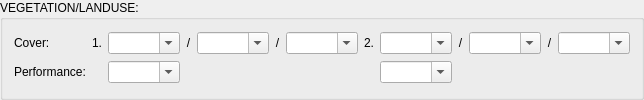
     <widget class="QGroupBox" name="groupBox_9">
      <property name="title">
       <string>VEGETATION/LANDUSE:</string>
      </property>
      <layout class="QGridLayout" name="gridLayout_8">
       <item row="0" column="0">
        <widget class="QLabel" name="label_31">
         <property name="text">
          <string>Cover:</string>
         </property>
        </widget>
       </item>
       <item row="0" column="1">
        <widget class="QLabel" name="label_37">
         <property name="text">
          <string>1.</string>
         </property>
         <property name="alignment">
          <set>Qt::AlignCenter</set>
         </property>
        </widget>
       </item>
       <item row="0" column="2">
        <widget class="QComboBox" name="Land_Cover_Main_1_CB">
         <property name="editable">
          <bool>true</bool>
         </property>
        </widget>
       </item>
       <item row="0" column="3">
        <widget class="QLabel" name="label_33">
         <property name="text">
          <string>/</string>
         </property>
         <property name="alignment">
          <set>Qt::AlignCenter</set>
         </property>
        </widget>
       </item>
       <item row="0" column="4">
        <widget class="QComboBox" name="Land_Cover_Climate_1_CB">
         <property name="editable">
          <bool>true</bool>
         </property>
        </widget>
       </item>
       <item row="0" column="5">
        <widget class="QLabel" name="label_34">
         <property name="text">
          <string>/</string>
         </property>
         <property name="alignment">
          <set>Qt::AlignCenter</set>
         </property>
        </widget>
       </item>
       <item row="0" column="6">
        <widget class="QComboBox" name="Land_Cover_Vegetation_1_CB">
         <property name="editable">
          <bool>true</bool>
         </property>
        </widget>
       </item>
       <item row="0" column="7">
        <widget class="QLabel" name="label_38">
         <property name="text">
          <string>2.</string>
         </property>
         <property name="alignment">
          <set>Qt::AlignCenter</set>
         </property>
        </widget>
       </item>
       <item row="0" column="8">
        <widget class="QComboBox" name="Land_Cover_Main_2_CB">
         <property name="editable">
          <bool>true</bool>
         </property>
        </widget>
       </item>
       <item row="0" column="9">
        <widget class="QLabel" name="label_36">
         <property name="text">
          <string>/</string>
         </property>
         <property name="alignment">
          <set>Qt::AlignCenter</set>
         </property>
        </widget>
       </item>
       <item row="0" column="10">
        <widget class="QComboBox" name="Land_Cover_Climate_2_CB">
         <property name="editable">
          <bool>true</bool>
         </property>
        </widget>
       </item>
       <item row="0" column="11">
        <widget class="QLabel" name="label_35">
         <property name="text">
          <string>/</string>
         </property>
         <property name="alignment">
          <set>Qt::AlignCenter</set>
         </property>
        </widget>
       </item>
       <item row="0" column="12">
        <widget class="QComboBox" name="Land_Cover_Vegetation_2_CB">
         <property name="editable">
          <bool>true</bool>
         </property>
        </widget>
       </item>
       <item row="1" column="0">
        <widget class="QLabel" name="label_32">
         <property name="text">
          <string>Performance:</string>
         </property>
        </widget>
       </item>
       <item row="1" column="2">
        <widget class="QComboBox" name="Land_Cover_Performance_1_CB">
         <property name="editable">
          <bool>true</bool>
         </property>
        </widget>
       </item>
       <item row="1" column="8">
        <widget class="QComboBox" name="Land_Cover_Performance_2_CB">
         <property name="editable">
          <bool>true</bool>
         </property>
        </widget>
       </item>
      </layout>
     </widget>
